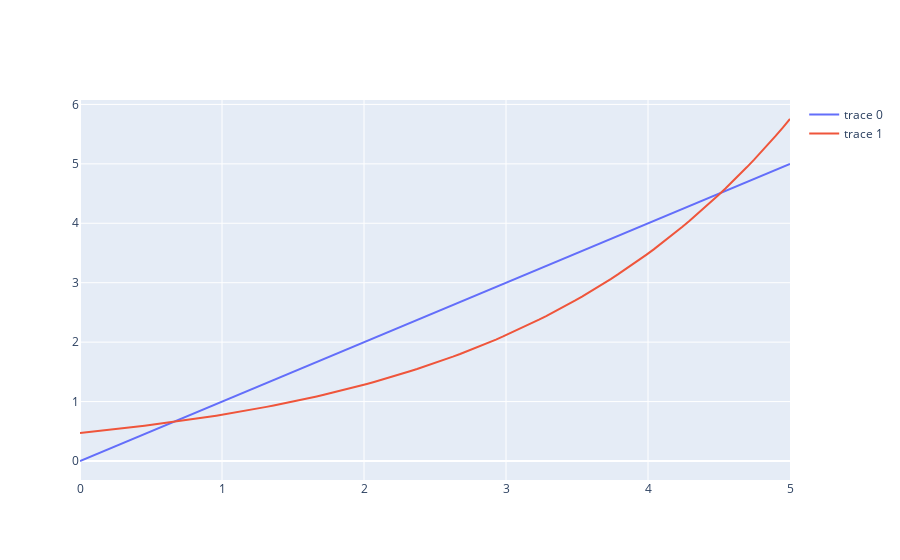

The code cell stored with this chart in its notebook:
### Markdown cell above
### Using graphs to solve equalities

### Code cell
# Here I am using plotly (https://plot.ly/)
from plotly import __version__
from plotly.offline import download_plotlyjs, init_notebook_mode, plot, iplot
from plotly.graph_objs import Scatter
print(__version__) # requires >= 1.9.0

init_notebook_mode(connected=True)


# Let's find intersection of two functions
x=np.linspace(0,5,100)
y1=x
y2=np.exp((x-1.5)/2)

trace0=Scatter(x=x,y=y1)
trace1=Scatter(x=x,y=y2)
trace=[trace0,trace1]
iplot(trace)
